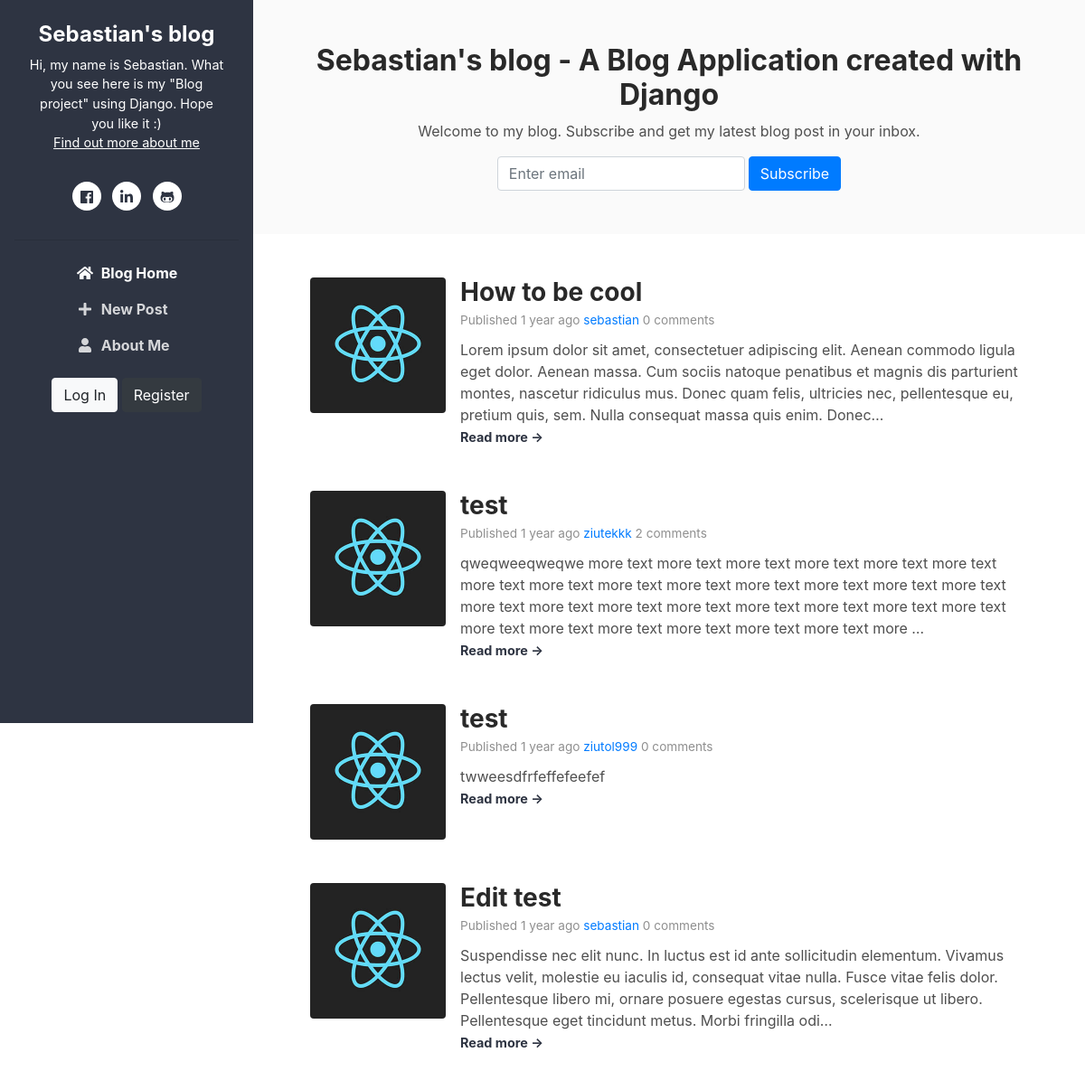
Before: / (upper part) with the older database file.
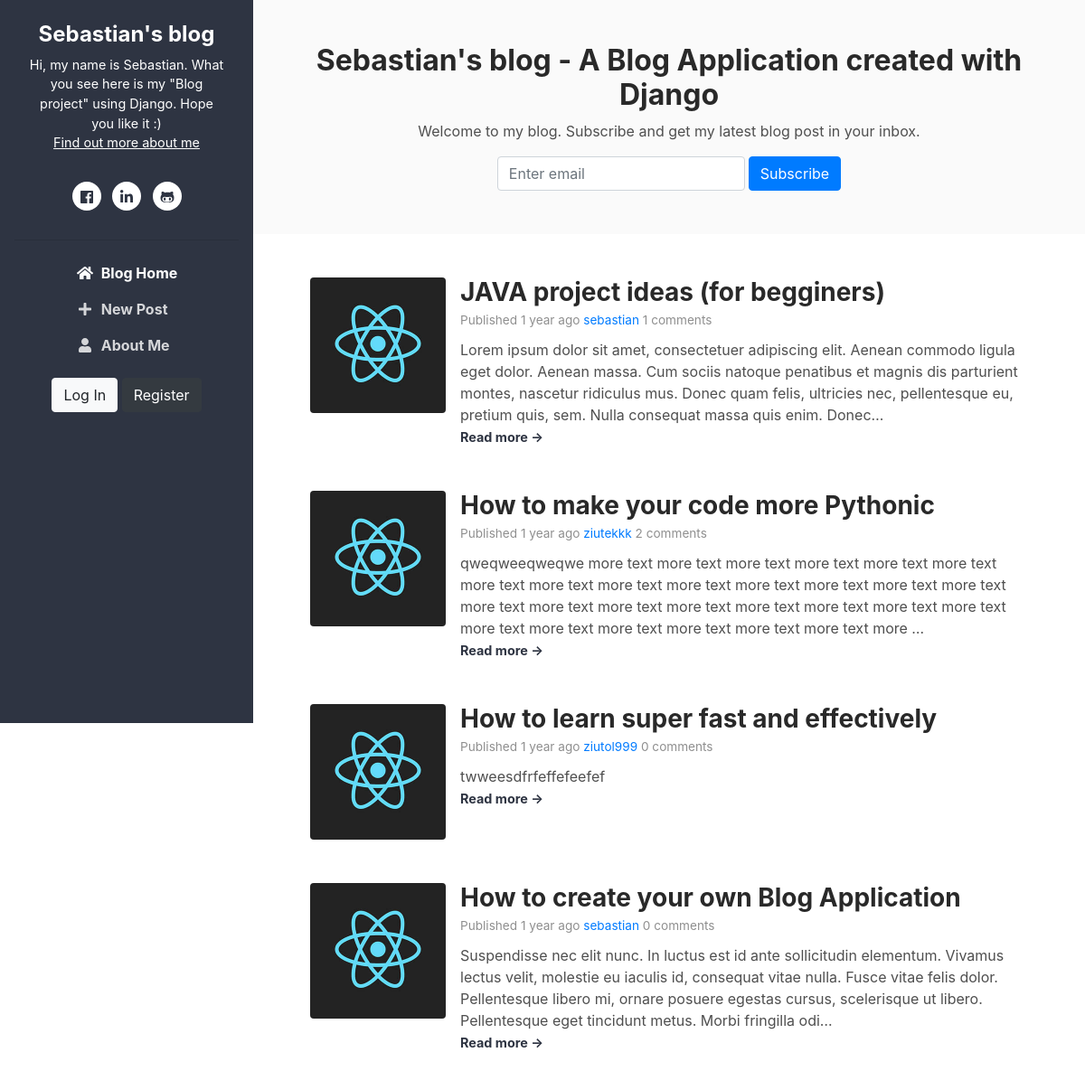
After: the same page with the newer database file.
### blog/models.py (models this page shows, shortened)
class Post(models.Model):
    title = models.CharField(max_length=100)
    content = models.TextField()
    author = models.CharField(max_length=30)
    published_at = models.DateTimeField(blank=True, null=True)
    created_at = models.DateTimeField(auto_now_add=True)
    updated_at = models.DateTimeField(auto_now=True)

### blog_main/views.py (the view)
# urls.py: path('', views.home, name='blog_home'),
def home(request):
    posts = Post.objects.order_by('-created_at')
    paginator = Paginator(posts, 6)
    page_number = request.GET.get('page')
    page_obj = paginator.get_page(page_number)
    context = {
        'posts' : posts,
        'page_obj': page_obj,
    }
    return render(request, 'home.html', context)

### blog_main/templates/home.html (shortened to what this page needs)
{% extends 'base.html' %}
{% load static %}
{% block content %}
<section class="cta-section theme-bg-light py-5">
    <div class="container text-center">
        <h2 class="heading">Sebastian's blog - A Blog Application created with Django</h2>
        <div class="intro">Welcome to my blog. Subscribe and get my latest blog post in your inbox.</div>
        <form class="signup-form form-inline justify-content-center pt-3">
            <div class="form-group">
                <input type="email" id="semail" name="semail1" class="form-control mr-md-1 semail" placeholder="Enter email">
            </div>
            <button type="submit" class="btn btn-primary">Subscribe</button>
        </form>
    </div>
</section>
<section class="blog-list px-3 py-5 p-md-5">
    <div class="container">
        {% for post in page_obj %}
        <div class="item mb-5">
            <div class="media">
                <img class="mr-3 img-fluid post-thumb d-none d-md-flex" src="{% static 'images/2.jpg' %}" alt="image">
                <div class="media-body">
                    <h3 class="title mb-1"><a href="{% url 'post_detail' id=post.id %}">{{ post.title }}</a></h3>
                    <div class="meta mb-1">
                        <span class="date">Published {{ post.created_at|timesince }} ago</span>
                        <span class="author"><a href="{% url 'profile' post.author %}">{{ post.author }}</a></span>
                        <span class="date">{{ post.comments.count }} comments</span>
                    </div>
                    <div class="intro">{{ post.content|truncatechars:300 }}</div>
                    <strong><a class="more-link" href="{% url 'post_detail' id=post.id %}">Read more &rarr;</a></strong>
                </div>
            </div>
        </div>
        {% endfor %}
    </div>
</section>
{% endblock %}

Changed rows visible on the page:
changed Post: title "How to be cool" → "JAVA project ideas (for begginers)"; comments.count "0" → "1"
changed Post "ziutekkk": title "test" → "How to make your code more Pythonic"
changed Post "twweesdfrfeffefeefef": title "test" → "How to learn super fast and effectively"
changed Post: title "Edit test" → "How to create your own Blog Application"
